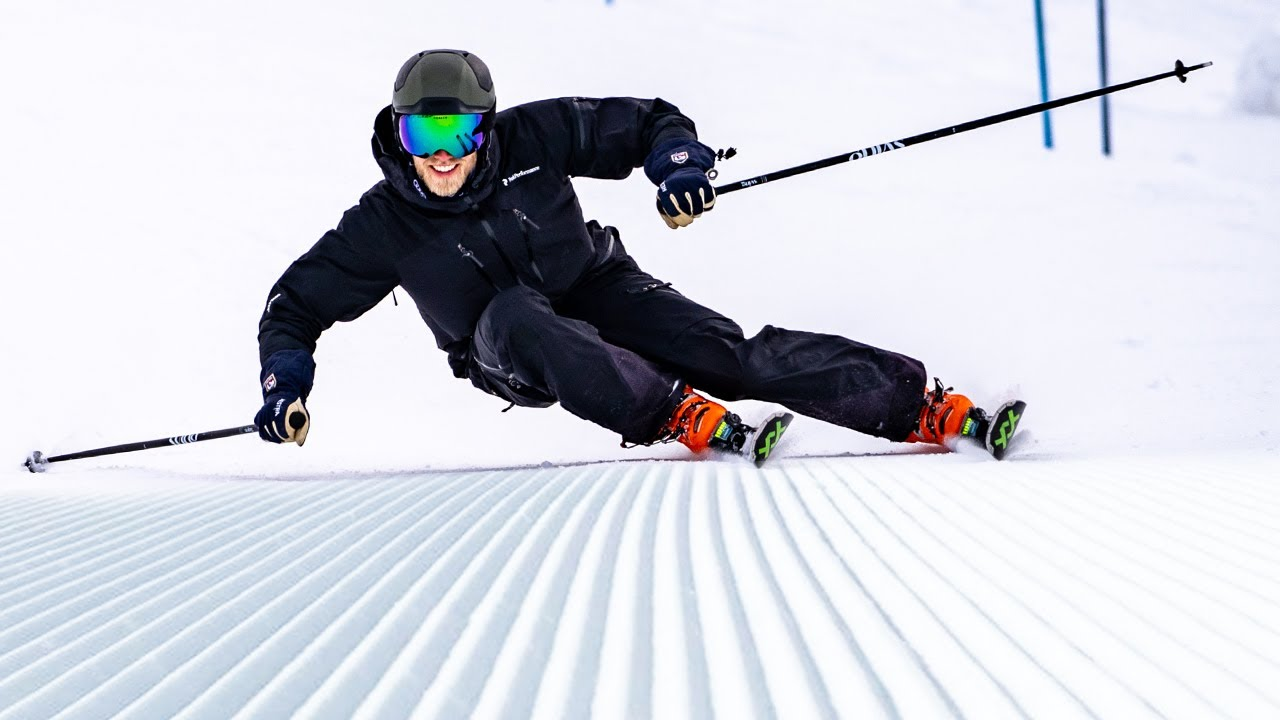
#> input picture Đồ án/img test/skiing.jpg, 1280 x 720 px, found by its file name
$ jupyter execute --allow-errors Region-based.ipynb
#> lines starting #> are read from the running program, lines starting #| are printed output that depends on the picture; after the words box and inside, x2 and y2 are one past the last pixel; in counts of white or black regions, pixels touching at a corner belong together; long printed decimals are rounded
# Libraries

[cell 1]
# libraries
import cv2
import numpy as np
import matplotlib.pyplot as plt
import os
from google.colab.patches import cv2_imshow
# download from url
from PIL import Image
import requests
from io import BytesIO

dir_image = '/content/drive/MyDrive/Đồ án CV/Image/'
dir_gt = '/content/drive/MyDrive/Đồ án CV/Image/Ground truth'
dir_output = '/content/drive/MyDrive/Đồ án CV/Image/Output/Region'

[cell 2]
# url = 'https://imageio.forbes.com/specials-images/imageserve/5d35eacaf1176b0008974b54/2020-Chevrolet-Corvette-Stingray/0x0.jpg?fit=crop&format=jpg&crop=4560,2565,x790,y784,safe'
def _downloadImage(url):
  resp = requests.get(url)
  img = np.asarray(bytearray(resp.content), dtype="uint8")
  img = cv2.imdecode(img, cv2.IMREAD_COLOR)
  return img

# img_test = _downloadImage(url)

[cell 3]
# IoU = Diện tích phần GIAO /Diện tích phần HỢP
def CountIOU(img1, img2):
  intersection = np.logical_and(img1, img2)
  union = np.logical_or(img1, img2)
  iou_score = np.sum(intersection) / np.sum(union)
  return iou_score

[cell 4]
def Show_2_Image(before, after, name):
  fg, ax = plt.subplots(1, 2, figsize=(10,5))

  # ax[0].imshow((cv2.cvtColor(before, cv2.COLOR_BGR2GRAY)))
  # ax[1].imshow((cv2.cvtColor(after, cv2.COLOR_BGR2GRAY)))
  ax[0].imshow(before,cmap=plt.get_cmap('gray'))
  ax[1].imshow(after,cmap=plt.get_cmap('gray'))
  ax[0].title.set_text(name + ' mask')
  ax[1].title.set_text(name + ' ground truth')

[cell 5]
def Show_3_Image(img1, img2, img3):
  fg, ax = plt.subplots(1, 3, figsize=(8,16))

  ax[0].imshow(img1)
  ax[1].imshow(img2)
  ax[2].imshow(img3)

# Region-based Segmentation

[cell 6]
# delta là ngưỡng chênh lệch với các pixel neighbor
def region_growing(img, x, y, delta=15):
    """
        x: relative coord (0-1)
        y: relative coord (0-1)
    """
    def is_valid_px(x, y, img):
        if x>=0 and x<img.shape[1] and y>=0 and y<img.shape[0]:
            return True
        return False

    mask = np.zeros(img.shape[:2])
    y_abs = int(y * img.shape[0])
    x_abs = int(x * img.shape[1])

    loop_points = []
    loop_points.append((x_abs, y_abs))
    px_intensity = img[y_abs, x_abs, :]
    blue = px_intensity[0]
    green = px_intensity[1]
    red = px_intensity[2]

    while len(loop_points) != 0:
        (cx, cy) = loop_points.pop()
        current_intensity = img[cy, cx, :]
        b = int(current_intensity[0])
        g = int(current_intensity[1])
        r = int(current_intensity[2])

        if abs(r-red)<delta and abs(g-green)<delta and abs(b-blue)<delta:
            mask[cy, cx] = 255
            neighbors = [
                (cx-1, cy),
                (cx+1, cy),
                (cx-1, cy-1),
                (cx, cy-1),
                (cx+1, cy-1),
                (cx-1, cy+1),
                (cx, cy+1),
                (cx+1, cy+1)
            ]
            for (nx, ny) in neighbors:
                if is_valid_px(nx, ny, img) and mask[ny, nx] == 0:
                    loop_points.append((nx, ny))
        else:
            pass
    return mask

[cell 7]
def region_segment(img_path, x, y, delta, blur = 0):
    img = cv2.imread(img_path, cv2.IMREAD_COLOR)

    if blur == 1:
      KERNEL_WIDTH = KERNEL_HEIGHT = 5
      SIGMA_X = SIGMA_Y = 2
      img[:,:,0] = cv2.GaussianBlur(img[:,:,0], ksize=(KERNEL_WIDTH, KERNEL_HEIGHT), sigmaX=SIGMA_X, sigmaY=SIGMA_Y)
      img[:,:,1] = cv2.GaussianBlur(img[:,:,1], ksize=(KERNEL_WIDTH, KERNEL_HEIGHT), sigmaX=SIGMA_X, sigmaY=SIGMA_Y)
      img[:,:,2] = cv2.GaussianBlur(img[:,:,2], ksize=(KERNEL_WIDTH, KERNEL_HEIGHT), sigmaX=SIGMA_X, sigmaY=SIGMA_Y)

    img_dot = img.copy()
    img_color = img.copy()
    # cv2_imshow(img)

    # đánh dấu pixel đầu tiên
    cv2.circle(img_dot, (int(x*img.shape[1]), int(y*img.shape[0])), radius=8, color=(0, 0, 255), thickness=8)
    cv2_imshow(img_dot)

    mask = region_growing(img=img, x=x, y=y, delta=delta)

    cv2_imshow(mask)
    # img_color = cv2.imread(img_path, cv2.IMREAD_COLOR)
    img_color[mask>0,:] = (0, 255, 255)
    cv2.circle(img_color, (int(x*img.shape[1]), int(y*img.shape[0])), radius=5, color=(0, 0, 255), thickness=5)
    cv2_imshow(img_color)

    # fg, ax = plt.subplots(1, 2, figsize=(10,5))
    return mask

[cell 8]
# segment nhiều điểm gieo
def region_segment_2(img_path, x1, y1, delta1, x2, y2, delta2, blur=0):
    img = cv2.imread(img_path, cv2.IMREAD_COLOR)

    if blur == 1:
      KERNEL_WIDTH = KERNEL_HEIGHT = 5
      SIGMA_X = SIGMA_Y = 2
      img[:,:,0] = cv2.GaussianBlur(img[:,:,0], ksize=(KERNEL_WIDTH, KERNEL_HEIGHT), sigmaX=SIGMA_X, sigmaY=SIGMA_Y)
      img[:,:,1] = cv2.GaussianBlur(img[:,:,1], ksize=(KERNEL_WIDTH, KERNEL_HEIGHT), sigmaX=SIGMA_X, sigmaY=SIGMA_Y)
      img[:,:,2] = cv2.GaussianBlur(img[:,:,2], ksize=(KERNEL_WIDTH, KERNEL_HEIGHT), sigmaX=SIGMA_X, sigmaY=SIGMA_Y)

    img_dot = img.copy()
    img_color = img.copy()
    # cv2_imshow(img)

    # đánh dấu pixel đầu tiên
    cv2.circle(img_dot, (int(x1*img.shape[1]), int(y1*img.shape[0])), radius=8, color=(0, 255, 0), thickness=8)
    # đánh dấu pixel thứ 2
    cv2.circle(img_dot, (int(x2*img.shape[1]), int(y2*img.shape[0])), radius=8, color=(0, 255, 0), thickness=8)

    cv2_imshow(img_dot)

    mask1 = region_growing(img=img, x=x1, y=y1, delta=delta1)
    mask2 = region_growing(img=img, x=x2, y=y2, delta=delta2)

    mask_all = np.zeros(img.shape[:3], dtype='uint8')
    mask_all[mask1>0,:] = (255, 255, 255)
    mask_all[mask2>0,:] = (255, 255, 255)

    cv2_imshow(mask_all)
    # cv2_imshow(mask1)
    # cv2_imshow(mask2)

    # img_color = cv2.imread(img_path, cv2.IMREAD_COLOR)
    img_color[mask1>0,:] = (0, 255, 255)
    img_color[mask2>0,:] = (0, 255, 255)
    cv2.circle(img_color, (int(x1*img.shape[1]), int(y1*img.shape[0])), radius=5, color=(0, 255, 0), thickness=5)
    cv2.circle(img_color, (int(x2*img.shape[1]), int(y2*img.shape[0])), radius=5, color=(0, 255, 0), thickness=5)
    cv2_imshow(img_color)

    # fg, ax = plt.subplots(1, 2, figsize=(10,5))
    return mask_all

# Seed point + thresh
- therock: 0.5, 0.7, 50
- skiing: 0.5, 0.5, 100
- apple: 0.6, 0.7, 120, 0.6, 0.1, 100
- cat: 0.4, 0.5, 80
- huou: 0.65, 0.62, 30

# Experiment

[cell 9]
img_path = os.path.join(dir_image, 'choose/skiing.jpg')
mask1 = region_segment(img_path, 0.5, 0.5, 100)
#> in region_segment, img is the input picture: shape (720, 1280, 3); mean B, G, R 217.2, 209.2, 207.1
#> in region_segment, `cv2.circle(img_dot, (int(x*img.shape[1]), int(y*img.shape[0])), radius..`:
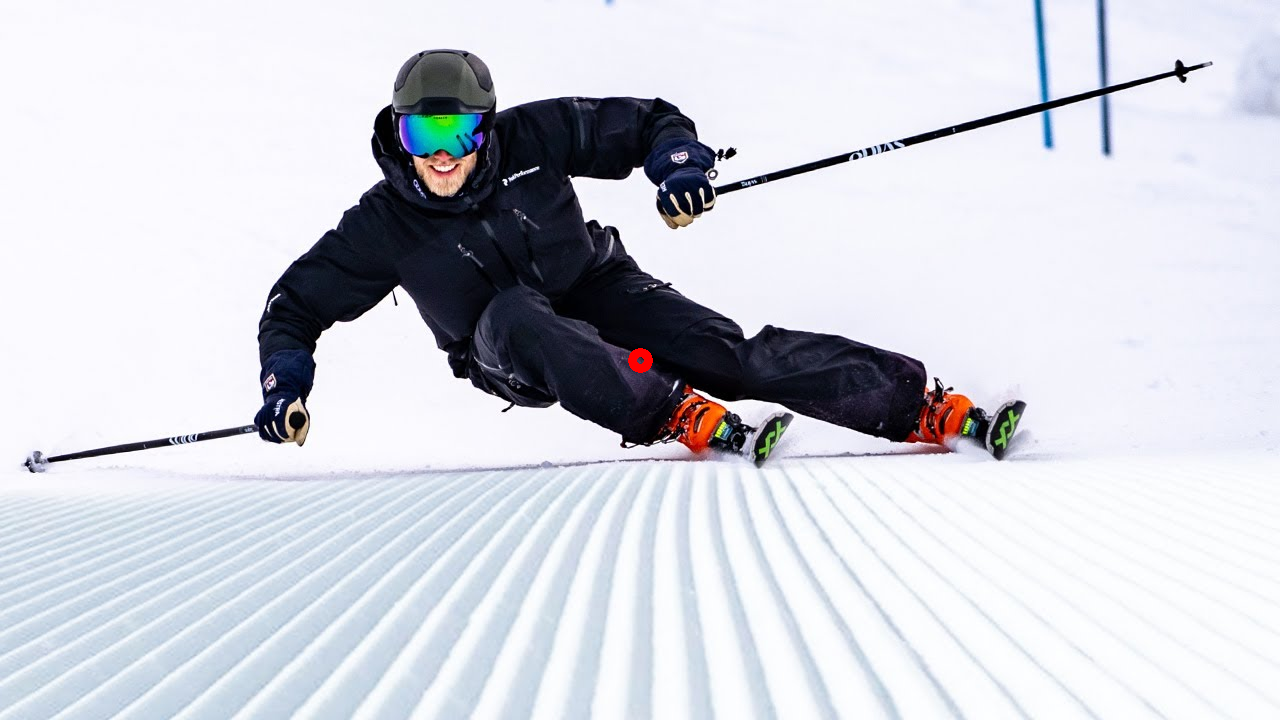
#> img_dot: shape (720, 1280, 3); 0.05% of pixels changed, all inside (x1, y1, x2, y2) = (628, 348, 653, 373)
#> in region_growing, `px_intensity = img[y_abs, x_abs, :]`: px_intensity = [76, 53, 61]
#> in region_growing, `blue = px_intensity[0]`: blue = 76
#> in region_growing, `green = px_intensity[1]`: green = 53
#> in region_growing, `red = px_intensity[2]`: red = 61
#> the loop in region_growing, `while len(loop_points) != 0:` made 530582 passes
#> (b, g, r) on passes 1 to 12: (76, 53, 61), (71, 50, 58), (85, 62, 70), (95, 72, 80), (83, 59, 67), (91, 67, 75), (89, 65, 73), (81, 57, 65), (78, 54, 64), (91, 67, 77), (75, 51, 61), (84, 60, 70)
#> after the loop in region_growing, `while len(loop_points) != 0:`:
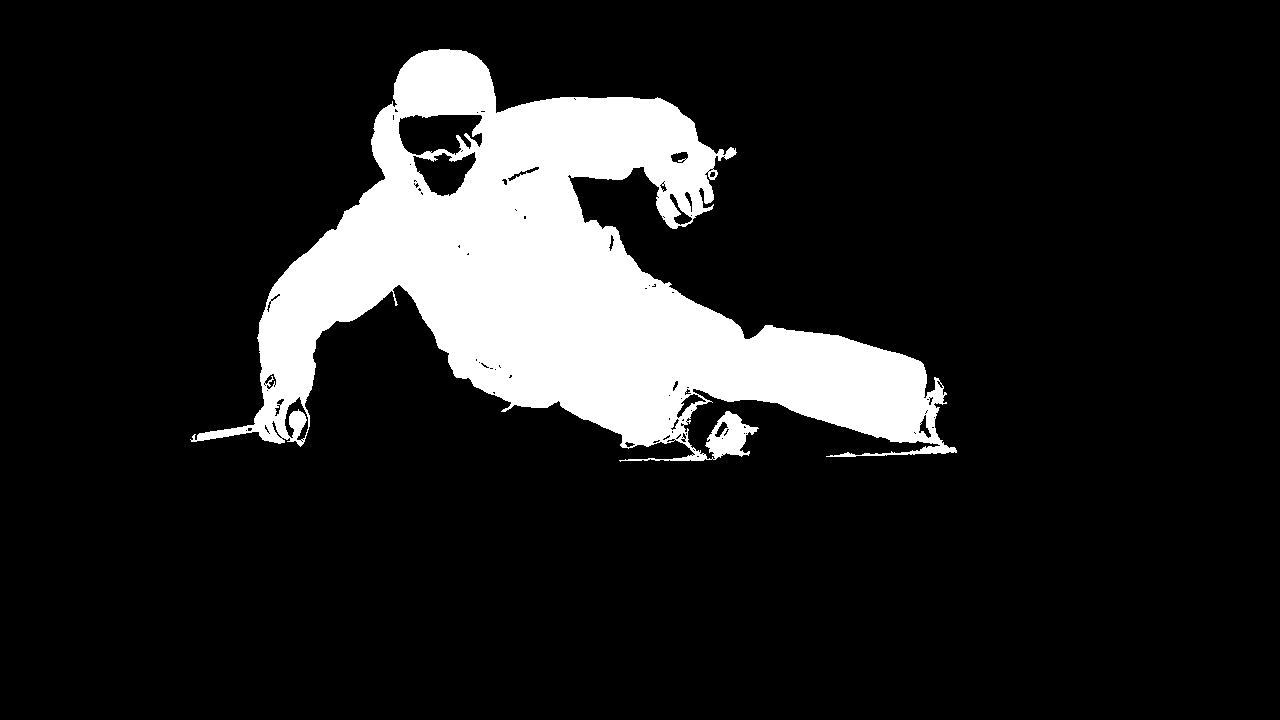
#> mask: shape (720, 1280) float64; 13.3% white; 1 white region, box (x1, y1, x2, y2) and area: (190, 49, 957, 462) 122911
#> after the loop in region_growing, `while len(loop_points) != 0:`: loop_points = []
#> in region_segment, `img_color[mask>0,:] = (0, 255, 255)`: img_color: shape (720, 1280, 3); 13.34% of pixels changed, all inside (x1, y1, x2, y2) = (190, 49, 957, 462)
#> in region_segment, `cv2.circle(img_color, (int(x*img.shape[1]), int(y*img.shape[0])), radi..`: img_color: shape (720, 1280, 3); mean B, G, R 212.1, 239.8, 237.7

[cell 10]
gt_path = os.path.join(dir_gt, 'skiing_GT.jpg')
img_gt = cv2.imread(gt_path, 0)
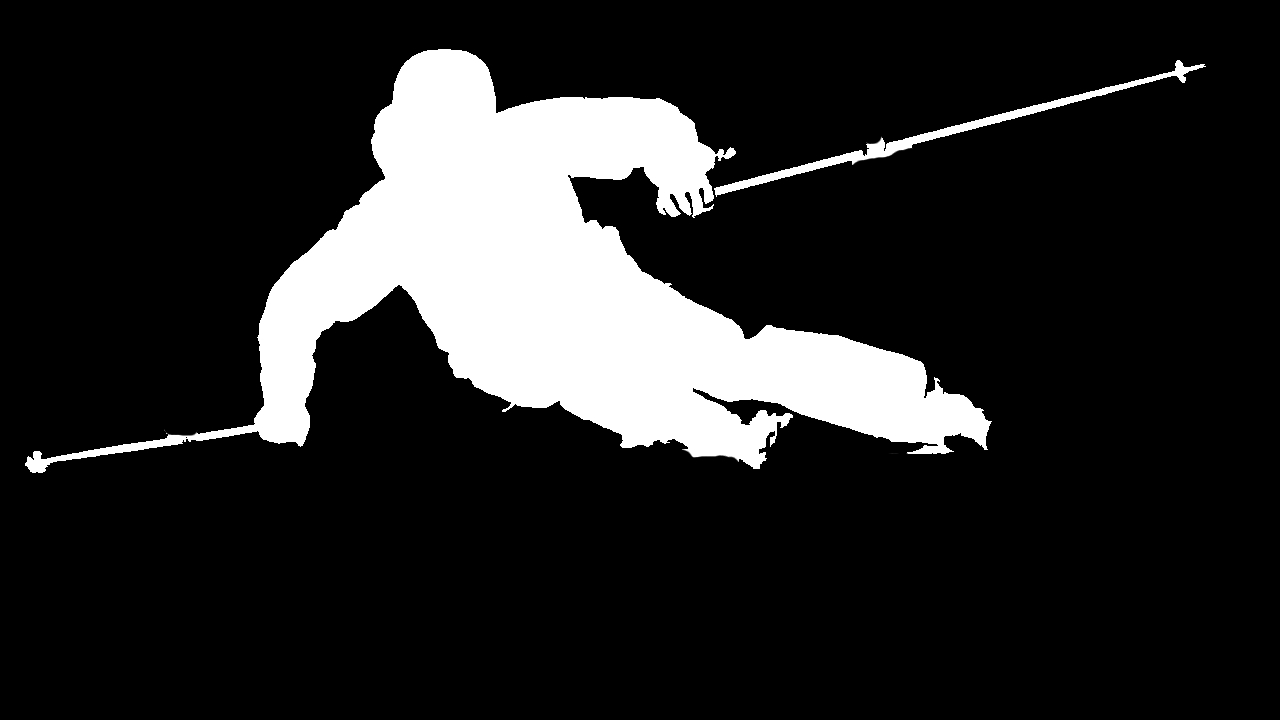
#> input picture Đồ án/Image/Ground truth/skiing_GT.jpg, 1280 x 720 px, found by its file name
#> img_gt is the input picture: shape (720, 1280); min 0, max 255, mean 38.1

# đọc ảnh màu khi có 2 seed point
# img_gt = cv2.imread(gt_path, 1)

Show_2_Image(mask1, img_gt, 'skiing')
print("IoU of skiing = " + str(CountIOU(mask1, img_gt)))
#> in CountIOU, `intersection = np.logical_and(img1, img2)`: intersection: shape (720, 1280) bool; 13.2% white; 9 white regions (7 under 20 px), largest, box (x1, y1, x2, y2) and area: (196, 49, 954, 458) 120488, (705, 411, 759, 457) 1297
#> in CountIOU, `union = np.logical_or(img1, img2)`: union: shape (720, 1280) bool; 15.1% white; 398 white regions (396 under 20 px), largest, box (x1, y1, x2, y2) and area: (25, 49, 992, 474) 134991, (714, 60, 1206, 197) 4103
#> in CountIOU, `iou_score = np.sum(intersection) / np.sum(union)`: iou_score = 0.873
#| IoU of skiing = 0.873

[cell 11]
img_path = os.path.join(dir_image, 'choose/apple.jpg')
mask2 = region_segment_2(img_path, 0.6, 0.7, 120, 0.6, 0.1, 100, blur=0)
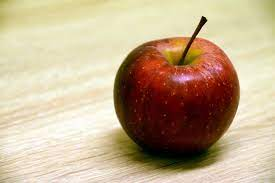
#> input picture Đồ án/img test/apple.jpg, 275 x 183 px, found by its file name
#> in region_segment_2, img is the input picture: shape (183, 275, 3); mean B, G, R 143.8, 173.4, 194.5
#> the loop in region_growing (call 2), `while len(loop_points) != 0:` made 54389 passes
#> (b, g, r) on passes 1 to 5: (6, 8, 62), (5, 8, 63), (0, 1, 54), (3, 6, 61), (3, 7, 60)
#> current_intensity on pass 6: [4, 8, 61]
#> after the loop in region_growing (call 2), `while len(loop_points) != 0:`: mask: shape (183, 275) float64; 23.7% white; 1 white region, box (x1, y1, x2, y2) and area: (114, 16, 239, 172) 11902
#> call 3 of region_growing, with x = 0.6, y = 0.1, delta = 100
#> after the loop in region_growing (call 3), `while len(loop_points) != 0:`:
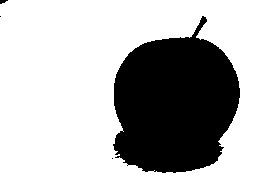
#> mask: shape (183, 275) float64; 71.7% white; 4 black regions (2 under 20 px), largest, box (x1, y1, x2, y2) and area: (113, 16, 240, 173) 14204, (0, 0, 8, 4) 21

[cell 12]
gt_path = os.path.join(dir_gt, 'apple_GT.jpg')
# img_gt = cv2.imread(gt_path, 0)

# đọc ảnh màu khi có 2 seed point
img_gt = cv2.imread(gt_path, 1)
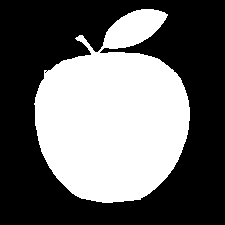
#> input picture Đồ án/Image/Ground truth/apple_GT.jpg, 225 x 225 px, found by its file name
#> img_gt is the input picture: shape (225, 225, 3); min 0, max 255, mean 104.8

Show_2_Image(mask2, img_gt, 'apple')
#> (the rest of this cell did not finish here and is left out)

[cell 13]
img_path = os.path.join(dir_image, 'choose/cat.jpg')
mask3 = region_segment(img_path, 0.4, 0.6, 90, blur=0)
#> call 2 of region_segment, with x = 0.4, y = 0.6, delta = 90, blur = 0
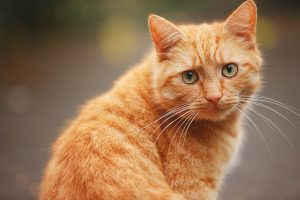
#> input picture Đồ án/Image/Input/cat.jpg, 300 x 200 px, found by its file name
#> in region_segment, img is the input picture: shape (200, 300, 3); mean B, G, R 82.3, 114.7, 151.5
#> in region_segment (call 2), `cv2.circle(img_dot, (int(x*img.shape[1]), int(y*img.shape[0])), radius..`: img_dot: shape (200, 300, 3); 0.74% of pixels changed, all inside (x1, y1, x2, y2) = (108, 108, 133, 133)
#> after the loop in region_growing (call 4), `while len(loop_points) != 0:`: mask: shape (200, 300) float64; 48% white; 1 white region, box (x1, y1, x2, y2) and area: (35, 0, 294, 200) 28816
#> in region_segment (call 2), `cv2.circle(img_color, (int(x*img.shape[1]), int(y*img.shape[0])), radi..`:
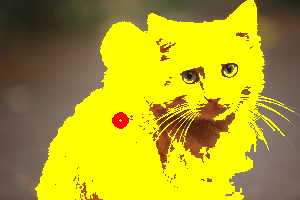
#> img_color: shape (200, 300, 3); mean B, G, R 33.4, 164.8, 176.8

[cell 14]
gt_path = os.path.join(dir_gt, 'cat_GT.jpg')
img_gt = cv2.imread(gt_path, 0)
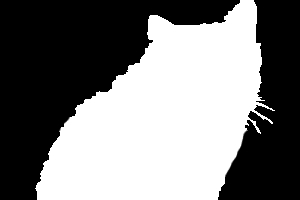
#> input picture Đồ án/Image/Ground truth/cat_GT.jpg, 300 x 200 px, found by its file name
#> img_gt is the input picture: shape (200, 300); min 0, max 255, mean 123.7

Show_2_Image(mask3, img_gt, 'cat')
print("IoU of cat = " + str(CountIOU(mask3, img_gt)))
#> in CountIOU (call 3), `intersection = np.logical_and(img1, img2)`: intersection: shape (200, 300) bool; 41.8% white; 23 white regions (22 under 20 px), largest, box (x1, y1, x2, y2) and area: (35, 0, 275, 200) 25060
#> in CountIOU (call 3), `union = np.logical_or(img1, img2)`:
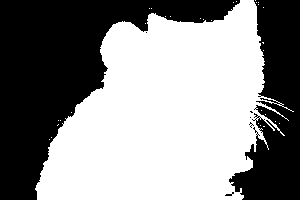
#> union: shape (200, 300) bool; 55% white; 7 black regions (5 under 20 px), largest, box (x1, y1, x2, y2) and area: (0, 0, 240, 200) 18254, (229, 0, 300, 200) 8722
#| IoU of cat = 0.7602

[cell 15]
img_path = os.path.join(dir_image, 'choose/therock.jpg')
#> (the rest of this cell did not finish here and is left out)


[cell 16]
gt_path = os.path.join(dir_gt, 'therock_GT.jpg')
img_gt = cv2.imread(gt_path, 0)

#> (the rest of this cell did not finish here and is left out)

# Just for fun

[cell 17]
img_path = os.path.join(dir_image, 'choose/bikini.jpg')
#> (the rest of this cell did not finish here and is left out)


[cell 18]
img_path = os.path.join(dir_image, 'choose/test.jpg')
#> (the rest of this cell did not finish here and is left out)
